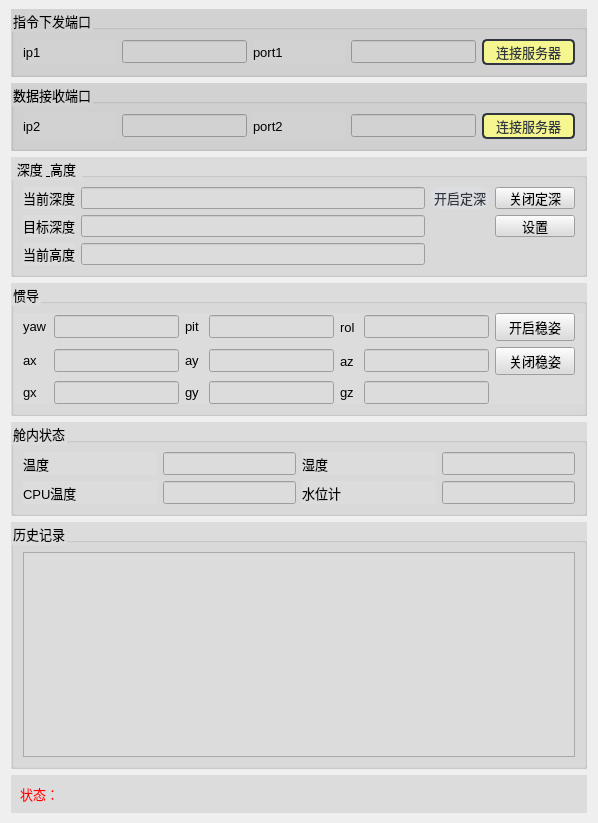
     <widget class="QWidget" name="widget_15" native="true">
      <property name="sizePolicy">
       <sizepolicy hsizetype="Preferred" vsizetype="Preferred">
        <horstretch>0</horstretch>
        <verstretch>0</verstretch>
       </sizepolicy>
      </property>
      <property name="minimumSize">
       <size>
        <width>0</width>
        <height>0</height>
       </size>
      </property>
      <property name="maximumSize">
       <size>
        <width>16777215</width>
        <height>16777215</height>
       </size>
      </property>
      <property name="baseSize">
       <size>
        <width>0</width>
        <height>0</height>
       </size>
      </property>
      <property name="styleSheet">
       <string notr="true">font: 10pt;</string>
      </property>
      <layout class="QVBoxLayout" name="verticalLayout" stretch="2,2,3,4,3,10,1">
       <property name="topMargin">
        <number>9</number>
       </property>
       <property name="bottomMargin">
        <number>10</number>
       </property>
       <item>
        <widget class="QGroupBox" name="groupBox_8">
         <property name="styleSheet">
          <string notr="true">background-color: rgb(210, 210, 210);
font: 10pt;</string>
         </property>
         <property name="title">
          <string>指令下发端口</string>
         </property>
         <layout class="QHBoxLayout" name="horizontalLayout_12">
          <item>
           <widget class="QLabel" name="label">
            <property name="text">
             <string>ip1</string>
            </property>
           </widget>
          </item>
          <item>
           <widget class="QLineEdit" name="ip">
            <property name="sizePolicy">
             <sizepolicy hsizetype="Preferred" vsizetype="Fixed">
              <horstretch>0</horstretch>
              <verstretch>0</verstretch>
             </sizepolicy>
            </property>
           </widget>
          </item>
          <item>
           <widget class="QLabel" name="label_2">
            <property name="text">
             <string>port1</string>
            </property>
           </widget>
          </item>
          <item>
           <widget class="QLineEdit" name="port">
            <property name="sizePolicy">
             <sizepolicy hsizetype="Preferred" vsizetype="Fixed">
              <horstretch>0</horstretch>
              <verstretch>0</verstretch>
             </sizepolicy>
            </property>
           </widget>
          </item>
          <item>
           <widget class="QPushButton" name="connectServer">
            <property name="styleSheet">
             <string notr="true">QPushButton{
	font: 10pt &quot;微软雅黑&quot;;
    color: #2f3640;
    background-color: #f5f690;
    border-color: #2f3640;
    border-radius: 5px;
    border-style: solid;
    border-width: 2px;
    padding: 1px;
}

QPushButton::hover{	
    color: #FFFFFF;
    background-color: #718093;
    border-color: #2f3640;
}

QPushButton::pressed,QPushButton::checked{
    color: #FFFFFF;
    background-color: qlineargradient(spread:pad, x1:0, y1:0, x2:0, y2:1, stop:0 #273c75, stop:1 #487eb0);
}

QPushButton::disabled{
    color: #FFFFFF;
    background-color: #dcdde1;
    border-color: #dcdde1;
}</string>
            </property>
            <property name="text">
             <string>连接服务器</string>
            </property>
           </widget>
          </item>
         </layout>
        </widget>
       </item>
       <item>
        <widget class="QGroupBox" name="groupBox_9">
         <property name="styleSheet">
          <string notr="true">background-color: rgb(210, 210, 210);</string>
         </property>
         <property name="title">
          <string>数据接收端口</string>
         </property>
         <layout class="QHBoxLayout" name="horizontalLayout">
          <item>
           <widget class="QLabel" name="label_9">
            <property name="text">
             <string>ip2</string>
            </property>
           </widget>
          </item>
          <item>
           <widget class="QLineEdit" name="ip_2">
            <property name="sizePolicy">
             <sizepolicy hsizetype="Preferred" vsizetype="Fixed">
              <horstretch>0</horstretch>
              <verstretch>0</verstretch>
             </sizepolicy>
            </property>
           </widget>
          </item>
          <item>
           <widget class="QLabel" name="label_10">
            <property name="text">
             <string>port2</string>
            </property>
           </widget>
          </item>
          <item>
           <widget class="QLineEdit" name="port_2">
            <property name="sizePolicy">
             <sizepolicy hsizetype="Preferred" vsizetype="Fixed">
              <horstretch>0</horstretch>
              <verstretch>0</verstretch>
             </sizepolicy>
            </property>
           </widget>
          </item>
          <item>
           <widget class="QPushButton" name="connectServer_2">
            <property name="styleSheet">
             <string notr="true">QPushButton{
	font: 10pt &quot;微软雅黑&quot;;
    color: #2f3640;
    background-color: #f5f690;
    border-color: #2f3640;
    border-radius: 5px;
    border-style: solid;
    border-width: 2px;
    padding: 1px;
}

QPushButton::hover{	
    color: #FFFFFF;
    background-color: #718093;
    border-color: #2f3640;
}

QPushButton::pressed,QPushButton::checked{
    color: #FFFFFF;
    background-color: qlineargradient(spread:pad, x1:0, y1:0, x2:0, y2:1, stop:0 #273c75, stop:1 #487eb0);
}

QPushButton::disabled{
    color: #FFFFFF;
    background-color: #dcdde1;
    border-color: #dcdde1;
}</string>
            </property>
            <property name="text">
             <string>连接服务器</string>
            </property>
           </widget>
          </item>
         </layout>
        </widget>
       </item>
       <item>
        <widget class="QGroupBox" name="groupBox_3">
         <property name="sizePolicy">
          <sizepolicy hsizetype="Preferred" vsizetype="Preferred">
           <horstretch>0</horstretch>
           <verstretch>0</verstretch>
          </sizepolicy>
         </property>
         <property name="minimumSize">
          <size>
           <width>0</width>
           <height>120</height>
          </size>
         </property>
         <property name="styleSheet">
          <string notr="true">background-color: rgb(220, 220, 220);</string>
         </property>
         <property name="title">
          <string>深度 &amp; 高度</string>
         </property>
         <layout class="QGridLayout" name="gridLayout_5">
          <item row="0" column="4">
           <widget class="QPushButton" name="AltHoldModeOFF">
            <property name="sizePolicy">
             <sizepolicy hsizetype="Minimum" vsizetype="Preferred">
              <horstretch>0</horstretch>
              <verstretch>0</verstretch>
             </sizepolicy>
            </property>
            <property name="styleSheet">
             <string notr="true"/>
            </property>
            <property name="text">
             <string>关闭定深</string>
            </property>
           </widget>
          </item>
          <item row="2" column="2">
           <widget class="QLineEdit" name="altitude_target">
            <property name="styleSheet">
             <string notr="true">color: rgb(255, 0, 0);</string>
            </property>
           </widget>
          </item>
          <item row="2" column="0">
           <widget class="QLabel" name="label_22">
            <property name="text">
             <string>目标深度</string>
            </property>
           </widget>
          </item>
          <item row="0" column="2">
           <widget class="QLineEdit" name="altitude"/>
          </item>
          <item row="0" column="0">
           <widget class="QLabel" name="label_3">
            <property name="text">
             <string>当前深度</string>
            </property>
           </widget>
          </item>
          <item row="0" column="3">
           <widget class="QPushButton" name="AltHoldModeON">
            <property name="sizePolicy">
             <sizepolicy hsizetype="Minimum" vsizetype="Preferred">
              <horstretch>0</horstretch>
              <verstretch>0</verstretch>
             </sizepolicy>
            </property>
            <property name="styleSheet">
             <string notr="true">QPushButton{
	font: 10pt &quot;微软雅黑&quot;;
    color: #2f3640;
    background-color: #dcdde1;
    border-color: #dcdde1;
    border-radius: 10px;
    border-style: solid;
    border-width: 2px;
    padding: 1px;
}

QPushButton::hover{	
    color: #FFFFFF;
    background-color: #718093;
    border-color: #2f3640;
}

QPushButton::pressed,QPushButton::checked{
    color: #FFFFFF;
    background-color: qlineargradient(spread:pad, x1:0, y1:0, x2:0, y2:1, stop:0 #273c75, stop:1 #487eb0);
}

QPushButton::disabled{
    color: #FFFFFF;
    background-color: #EE1111;
    border-color: #FF0000;
}
</string>
            </property>
            <property name="text">
             <string>开启定深</string>
            </property>
           </widget>
          </item>
          <item row="3" column="0">
           <widget class="QLabel" name="label_21">
            <property name="text">
             <string>当前高度</string>
            </property>
           </widget>
          </item>
          <item row="3" column="2">
           <widget class="QLineEdit" name="height"/>
          </item>
          <item row="2" column="4">
           <widget class="QPushButton" name="set_altitude_target">
            <property name="sizePolicy">
             <sizepolicy hsizetype="Minimum" vsizetype="Preferred">
              <horstretch>0</horstretch>
              <verstretch>0</verstretch>
             </sizepolicy>
            </property>
            <property name="styleSheet">
             <string notr="true"/>
            </property>
            <property name="text">
             <string>设置</string>
            </property>
           </widget>
          </item>
         </layout>
        </widget>
       </item>
       <item>
        <widget class="QGroupBox" name="groupBox_4">
         <property name="enabled">
          <bool>true</bool>
         </property>
         <property name="sizePolicy">
          <sizepolicy hsizetype="Preferred" vsizetype="Preferred">
           <horstretch>0</horstretch>
           <verstretch>0</verstretch>
          </sizepolicy>
         </property>
         <property name="styleSheet">
          <string notr="true">background-color: rgb(220, 220, 220);</string>
         </property>
         <property name="title">
          <string>惯导</string>
         </property>
         <layout class="QVBoxLayout" name="verticalLayout_7" stretch="0">
          <property name="spacing">
           <number>2</number>
          </property>
          <property name="leftMargin">
           <number>0</number>
          </property>
          <property name="rightMargin">
           <number>0</number>
          </property>
          <item>
           <widget class="QWidget" name="widget_5" native="true">
            <property name="sizePolicy">
             <sizepolicy hsizetype="Preferred" vsizetype="Preferred">
              <horstretch>0</horstretch>
              <verstretch>0</verstretch>
             </sizepolicy>
            </property>
            <layout class="QGridLayout" name="gridLayout">
             <property name="leftMargin">
              <number>9</number>
             </property>
             <property name="topMargin">
              <number>0</number>
             </property>
             <property name="rightMargin">
              <number>9</number>
             </property>
             <property name="bottomMargin">
              <number>0</number>
             </property>
             <item row="1" column="10">
              <widget class="QPushButton" name="AttHoldModeOFF">
               <property name="sizePolicy">
                <sizepolicy hsizetype="Preferred" vsizetype="Fixed">
                 <horstretch>0</horstretch>
                 <verstretch>0</verstretch>
                </sizepolicy>
               </property>
               <property name="text">
                <string>关闭稳姿</string>
               </property>
              </widget>
             </item>
             <item row="0" column="0">
              <widget class="QLabel" name="label_4">
               <property name="sizePolicy">
                <sizepolicy hsizetype="Expanding" vsizetype="Fixed">
                 <horstretch>0</horstretch>
                 <verstretch>0</verstretch>
                </sizepolicy>
               </property>
               <property name="text">
                <string>yaw</string>
               </property>
              </widget>
             </item>
             <item row="0" column="3">
              <widget class="QLineEdit" name="pit">
               <property name="sizePolicy">
                <sizepolicy hsizetype="Preferred" vsizetype="Fixed">
                 <horstretch>0</horstretch>
                 <verstretch>0</verstretch>
                </sizepolicy>
               </property>
              </widget>
             </item>
             <item row="0" column="1">
              <widget class="QLineEdit" name="yaw">
               <property name="sizePolicy">
                <sizepolicy hsizetype="Preferred" vsizetype="Fixed">
                 <horstretch>0</horstretch>
                 <verstretch>0</verstretch>
                </sizepolicy>
               </property>
              </widget>
             </item>
             <item row="0" column="2">
              <widget class="QLabel" name="label_7">
               <property name="sizePolicy">
                <sizepolicy hsizetype="Expanding" vsizetype="Fixed">
                 <horstretch>0</horstretch>
                 <verstretch>0</verstretch>
                </sizepolicy>
               </property>
               <property name="text">
                <string>pit</string>
               </property>
              </widget>
             </item>
             <item row="0" column="4">
              <widget class="QLabel" name="label_8">
               <property name="text">
                <string>rol</string>
               </property>
              </widget>
             </item>
             <item row="0" column="10">
              <widget class="QPushButton" name="AttHoldModeON">
               <property name="sizePolicy">
                <sizepolicy hsizetype="Preferred" vsizetype="Fixed">
                 <horstretch>0</horstretch>
                 <verstretch>0</verstretch>
                </sizepolicy>
               </property>
               <property name="text">
                <string>开启稳姿</string>
               </property>
              </widget>
             </item>
             <item row="0" column="5">
              <widget class="QLineEdit" name="rol">
               <property name="sizePolicy">
                <sizepolicy hsizetype="Preferred" vsizetype="Fixed">
                 <horstretch>0</horstretch>
                 <verstretch>0</verstretch>
                </sizepolicy>
               </property>
              </widget>
             </item>
             <item row="1" column="0">
              <widget class="QLabel" name="label_14">
               <property name="sizePolicy">
                <sizepolicy hsizetype="Expanding" vsizetype="Fixed">
                 <horstretch>0</horstretch>
                 <verstretch>0</verstretch>
                </sizepolicy>
               </property>
               <property name="text">
                <string>ax </string>
               </property>
              </widget>
             </item>
             <item row="1" column="1">
              <widget class="QLineEdit" name="ax">
               <property name="sizePolicy">
                <sizepolicy hsizetype="Preferred" vsizetype="Fixed">
                 <horstretch>0</horstretch>
                 <verstretch>0</verstretch>
                </sizepolicy>
               </property>
              </widget>
             </item>
             <item row="1" column="2">
              <widget class="QLabel" name="label_16">
               <property name="sizePolicy">
                <sizepolicy hsizetype="Expanding" vsizetype="Fixed">
                 <horstretch>0</horstretch>
                 <verstretch>0</verstretch>
                </sizepolicy>
               </property>
               <property name="text">
                <string>ay </string>
               </property>
              </widget>
             </item>
             <item row="1" column="3">
              <widget class="QLineEdit" name="ay"/>
             </item>
             <item row="1" column="4">
              <widget class="QLabel" name="label_24">
               <property name="text">
                <string>az </string>
               </property>
              </widget>
             </item>
             <item row="1" column="5">
              <widget class="QLineEdit" name="az">
               <property name="sizePolicy">
                <sizepolicy hsizetype="Preferred" vsizetype="Fixed">
                 <horstretch>0</horstretch>
                 <verstretch>0</verstretch>
                </sizepolicy>
               </property>
              </widget>
             </item>
             <item row="2" column="0">
              <widget class="QLabel" name="label_15">
               <property name="sizePolicy">
                <sizepolicy hsizetype="Expanding" vsizetype="Fixed">
                 <horstretch>0</horstretch>
                 <verstretch>0</verstretch>
                </sizepolicy>
               </property>
               <property name="text">
                <string>gx </string>
               </property>
              </widget>
             </item>
             <item row="2" column="1">
              <widget class="QLineEdit" name="gx">
               <property name="sizePolicy">
                <sizepolicy hsizetype="Preferred" vsizetype="Fixed">
                 <horstretch>0</horstretch>
                 <verstretch>0</verstretch>
                </sizepolicy>
               </property>
              </widget>
             </item>
             <item row="2" column="2">
              <widget class="QLabel" name="label_23">
               <property name="sizePolicy">
                <sizepolicy hsizetype="Expanding" vsizetype="Fixed">
                 <horstretch>0</horstretch>
                 <verstretch>0</verstretch>
                </sizepolicy>
               </property>
               <property name="text">
                <string>gy </string>
               </property>
              </widget>
             </item>
             <item row="2" column="3">
              <widget class="QLineEdit" name="gy"/>
             </item>
             <item row="2" column="4">
              <widget class="QLabel" name="label_25">
               <property name="text">
                <string>gz </string>
               </property>
              </widget>
             </item>
             <item row="2" column="5">
              <widget class="QLineEdit" name="gz">
               <property name="sizePolicy">
                <sizepolicy hsizetype="Preferred" vsizetype="Fixed">
                 <horstretch>0</horstretch>
                 <verstretch>0</verstretch>
                </sizepolicy>
               </property>
              </widget>
             </item>
            </layout>
           </widget>
          </item>
         </layout>
        </widget>
       </item>
       <item>
        <widget class="QGroupBox" name="groupBox_6">
         <property name="sizePolicy">
          <sizepolicy hsizetype="Preferred" vsizetype="Preferred">
           <horstretch>0</horstretch>
           <verstretch>0</verstretch>
          </sizepolicy>
         </property>
         <property name="minimumSize">
          <size>
           <width>0</width>
           <height>0</height>
          </size>
         </property>
         <property name="styleSheet">
          <string notr="true">background-color: rgb(220, 220, 220);</string>
         </property>
         <property name="title">
          <string>舱内状态</string>
         </property>
         <layout class="QGridLayout" name="gridLayout_2">
          <item row="0" column="0">
           <widget class="QLabel" name="label_5">
            <property name="text">
             <string>温度</string>
            </property>
           </widget>
          </item>
          <item row="0" column="4">
           <widget class="QLineEdit" name="cabin_humi">
            <property name="sizePolicy">
             <sizepolicy hsizetype="Preferred" vsizetype="Fixed">
              <horstretch>0</horstretch>
              <verstretch>0</verstretch>
             </sizepolicy>
            </property>
           </widget>
          </item>
          <item row="1" column="0">
           <widget class="QLabel" name="label_12">
            <property name="text">
             <string>CPU温度</string>
            </property>
           </widget>
          </item>
          <item row="1" column="2">
           <widget class="QLabel" name="label_13">
            <property name="text">
             <string>水位计</string>
            </property>
           </widget>
          </item>
          <item row="0" column="2">
           <widget class="QLabel" name="label_6">
            <property name="text">
             <string>湿度</string>
            </property>
           </widget>
          </item>
          <item row="1" column="1">
           <widget class="QLineEdit" name="cpu_temp">
            <property name="sizePolicy">
             <sizepolicy hsizetype="Preferred" vsizetype="Fixed">
              <horstretch>0</horstretch>
              <verstretch>0</verstretch>
             </sizepolicy>
            </property>
           </widget>
          </item>
          <item row="0" column="1">
           <widget class="QLineEdit" name="cabin_temp">
            <property name="sizePolicy">
             <sizepolicy hsizetype="Preferred" vsizetype="Fixed">
              <horstretch>0</horstretch>
              <verstretch>0</verstretch>
             </sizepolicy>
            </property>
           </widget>
          </item>
          <item row="1" column="4">
           <widget class="QLineEdit" name="cabin_humi_2">
            <property name="sizePolicy">
             <sizepolicy hsizetype="Preferred" vsizetype="Fixed">
              <horstretch>0</horstretch>
              <verstretch>0</verstretch>
             </sizepolicy>
            </property>
           </widget>
          </item>
         </layout>
        </widget>
       </item>
       <item>
        <widget class="QGroupBox" name="groupBox_2">
         <property name="sizePolicy">
          <sizepolicy hsizetype="Preferred" vsizetype="Preferred">
           <horstretch>0</horstretch>
           <verstretch>0</verstretch>
          </sizepolicy>
         </property>
         <property name="styleSheet">
          <string notr="true">background-color: rgb(220, 220, 220);</string>
         </property>
         <property name="title">
          <string>历史记录</string>
         </property>
         <layout class="QVBoxLayout" name="verticalLayout_3">
          <item>
           <widget class="QTextEdit" name="txt_msg">
            <property name="sizePolicy">
             <sizepolicy hsizetype="Preferred" vsizetype="Preferred">
              <horstretch>0</horstretch>
              <verstretch>0</verstretch>
             </sizepolicy>
            </property>
            <property name="font">
             <font>
              <pointsize>10</pointsize>
              <weight>50</weight>
              <italic>false</italic>
              <bold>false</bold>
             </font>
            </property>
           </widget>
          </item>
         </layout>
        </widget>
       </item>
       <item>
        <widget class="QWidget" name="widget_20" native="true">
         <property name="font">
          <font>
           <pointsize>10</pointsize>
           <weight>50</weight>
           <italic>false</italic>
           <bold>false</bold>
          </font>
         </property>
         <property name="styleSheet">
          <string notr="true">background-color: rgb(220, 220, 220);
font: 10pt setbold(true);</string>
         </property>
         <layout class="QHBoxLayout" name="horizontalLayout_5">
          <item>
           <widget class="QLabel" name="label_17">
            <property name="sizePolicy">
             <sizepolicy hsizetype="Preferred" vsizetype="Preferred">
              <horstretch>0</horstretch>
              <verstretch>0</verstretch>
             </sizepolicy>
            </property>
            <property name="font">
             <font>
              <family>Adobe 黑体 Std R</family>
              <pointsize>10</pointsize>
              <weight>50</weight>
              <italic>false</italic>
              <bold>false</bold>
             </font>
            </property>
            <property name="styleSheet">
             <string notr="true">color: rgb(255, 0, 0);</string>
            </property>
            <property name="text">
             <string>状态：</string>
            </property>
           </widget>
          </item>
          <item>
           <widget class="QLabel" name="status_label">
            <property name="sizePolicy">
             <sizepolicy hsizetype="Expanding" vsizetype="Preferred">
              <horstretch>0</horstretch>
              <verstretch>0</verstretch>
             </sizepolicy>
            </property>
            <property name="font">
             <font>
              <pointsize>10</pointsize>
              <weight>50</weight>
              <italic>false</italic>
              <bold>false</bold>
             </font>
            </property>
            <property name="styleSheet">
             <string notr="true">color: rgb(255, 0, 0);</string>
            </property>
            <property name="text">
             <string/>
            </property>
           </widget>
          </item>
         </layout>
        </widget>
       </item>
      </layout>
     </widget>
